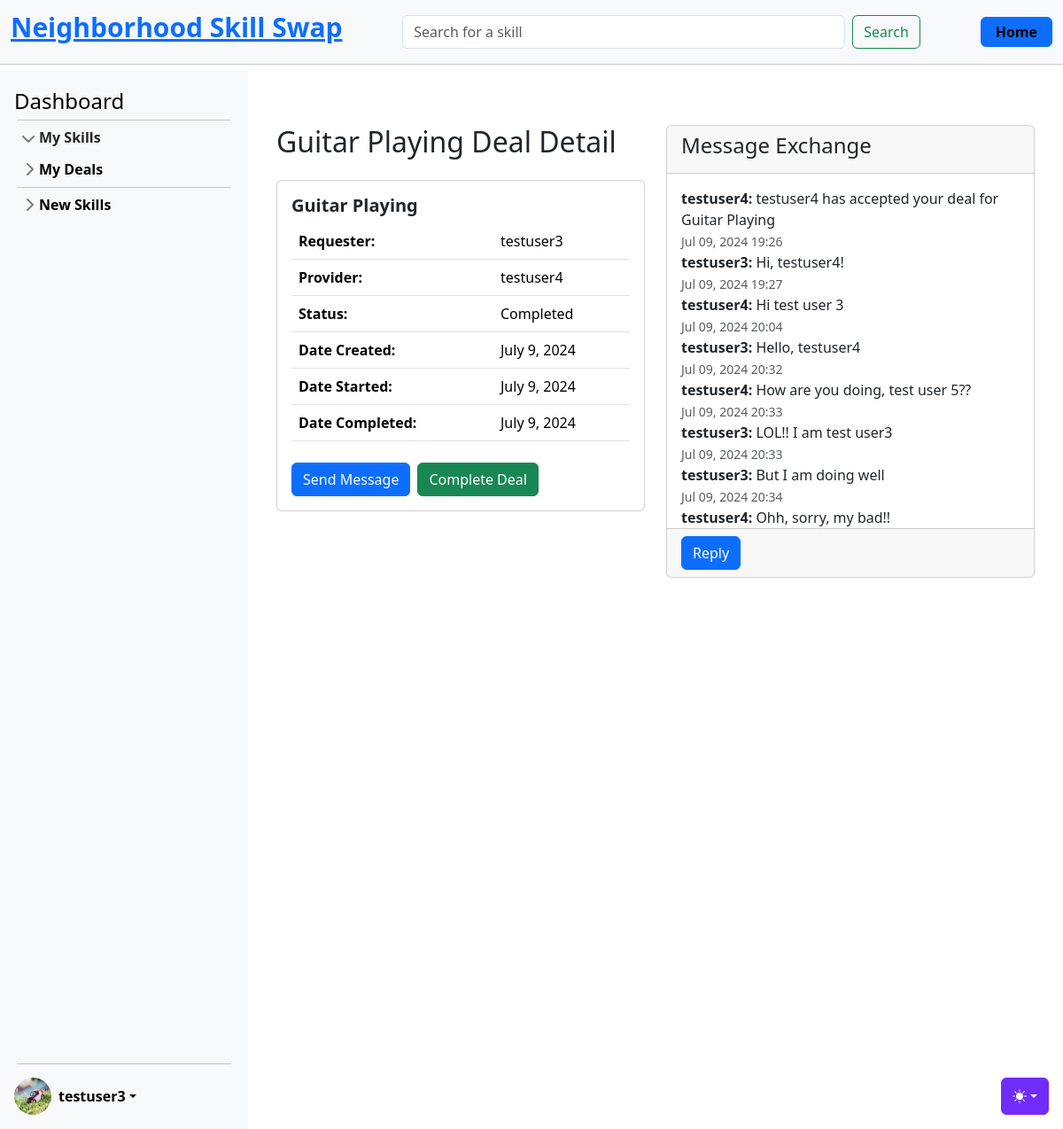
/skills/deals/13/ (signed in), run on the app's committed database.
### accounts/models.py (models this page shows, shortened)
class CustomUser(AbstractUser):
    age = models.PositiveIntegerField(null=True, blank=True)

class UserProfile(models.Model):
    user = models.OneToOneField(
        CustomUser, on_delete=models.CASCADE, related_name="profile"
    )  # A one-to-one link to the user model
    profile_image = models.ImageField(
        upload_to="profile_images/", null=True, blank=True
    )  # A field to upload a profile image
    location = models.CharField(
        max_length=255, blank=True
    )  # Information about where the user is located (could be a city, region, or specific address)
    bio = models.TextField(
        max_length=500, blank=True
    )  # A short biography or description about the user.
    phone_number = models.CharField(
        max_length=20, blank=True
    )  # A phone number for contact purposes
    skills_offered = models.TextField(
        max_length=500, blank=True
    )  # A field to summarize the skills the user offers
    availability = models.CharField(
        max_length=255, blank=True
    )  # Information about the user's general availability (e.g., evenings, weekends)
    credits = models.IntegerField(
        default=0
    )  # Field to store the number of credits a user has

### skills/models.py (models this page shows, shortened)
class SkillDeal(models.Model):
    PENDING = "pending"
    ACTIVE = "active"
    COMPLETED = "completed"
    CANCELLED = "cancelled"
    STATUS_CHOICES = [
        (PENDING, "Pending"),
        (ACTIVE, "Active"),
        (COMPLETED, "Completed"),
        (CANCELLED, "Cancelled"),
    ]
    skill = models.ForeignKey(Skill, on_delete=models.CASCADE)
    owner = models.ForeignKey(
        settings.AUTH_USER_MODEL, on_delete=models.CASCADE, related_name="owner"
    )
    provider = models.ForeignKey(
        settings.AUTH_USER_MODEL, on_delete=models.CASCADE, related_name="requester"
    )
    status = models.CharField(max_length=20, choices=STATUS_CHOICES, default=PENDING)
    created_at = models.DateTimeField(auto_now_add=True)
    start_date = models.DateTimeField(null=True, blank=True)
    end_date = models.DateTimeField(null=True, blank=True)

class Skill(models.Model):
    name = models.CharField(max_length=100, blank=False)
    level = models.CharField(max_length=20, blank=False)
    description = models.TextField()
    owner = models.ForeignKey(settings.AUTH_USER_MODEL, on_delete=models.CASCADE)
    category = models.ForeignKey(Category, on_delete=models.CASCADE)
    date = models.DateTimeField(auto_now_add=True)
    skill_type = models.CharField(max_length=20, blank=False)
    rating = models.FloatField(default=5.0)

class Message(models.Model):
    sender = models.ForeignKey(
        settings.AUTH_USER_MODEL, on_delete=models.CASCADE, related_name="sent_messages"
    )
    receiver = models.ForeignKey(
        settings.AUTH_USER_MODEL,
        on_delete=models.CASCADE,
        related_name="received_messages",
    )
    skill_deal = models.ForeignKey(
        SkillDeal, on_delete=models.CASCADE, related_name="messages_for_deal"
    )
    content = models.TextField()
    is_read = models.BooleanField(default=False)
    timestamp = models.DateTimeField(auto_now_add=True)
    reply_to = models.ForeignKey(
        "self", null=True, blank=True, on_delete=models.CASCADE
    )

### skills/views_deals.py (the view)
# urls.py: path("deals/<int:pk>/", SkillDealDetailView.as_view(), name="skill_deal_detail"),
class SkillDealDetailView(LoginRequiredMixin, DetailView):
    model = SkillDeal
    template_name = "skills/skill_deal_detail.html"
    context_object_name = "skill_deal"
    def get_context_data(self, **kwargs):
        context = super().get_context_data(**kwargs)
        skill_deal = SkillDeal.objects.get(pk=self.kwargs["pk"])
        context["skill_deal"] = skill_deal
        messages = Message.objects.filter(skill_deal=skill_deal)
        context["messages"] = messages
        return context

### templates/skills/skill_deal_detail.html (shortened to what this page needs)
{% extends 'base.html' %}
{% load static %}
{% block content %}
<div class="deal-details container mt-5">
    <div class="row">
        <div class="col-md-6">
            <h2 class="mb-4">{{ skill_deal.skill.name }} Deal Detail</h2>
            <div class="card">
                <div class="card-body">
                    <h5 class="card-title">{{ skill_deal.skill.name }}</h5>
                    <table class="table">
                        <tbody>
                            <tr>
                                <td><strong>Requester:</strong></td>
                                <td>{{ skill_deal.owner.username }}</td>
                            </tr>
                            <tr>
                                <td><strong>Provider:</strong></td>
                                <td>{{ skill_deal.provider.username }}</td>
                            </tr>
                            <tr>
                                <td><strong>Status:</strong></td>
                                <td>{{ skill_deal.get_status_display }}</td>
                            </tr>
                            <tr>
                                <td><strong>Date Created:</strong></td>
                                <td>{{ skill_deal.created_at|date:"F j, Y" }}</td>
                            </tr>
                            {% if skill_deal.status == 'active' or skill_deal.status == 'completed' %}
                            <tr>
                                <td><strong>Date Started:</strong></td>
                                <td>{{ skill_deal.start_date|date:"F j, Y" }}</td>
                            </tr>
                            {% endif %}
                            {% if skill_deal.status == 'completed' %}
                            <tr>
                                <td><strong>Date Completed:</strong></td>
                                <td>{{ skill_deal.end_date|date:"F j, Y" }}</td>
                            </tr>
                            {% endif %}
                        </tbody>
                    </table>
                    <div class="mt-4 d-flex">
                        <a href="{% url 'send_message' skill_deal.pk %}" class="btn btn-primary me-2">Send Message</a>
                        {% if skill_deal.owner == request.user %}
                        <a href="{% url 'skill_deal_complete' skill_deal.pk %}" class="btn btn-success me-2">Complete Deal</a>
                        {% endif %}
                    </div>
                </div>
            </div>
        </div>
        <div class="col-md-6">
            <div class="card">
                <div class="card-header">
                    <h4>Message Exchange</h4>
                </div>
                <div class="card-body" id="message-history" style="height: 400px; overflow-y: auto;">
                    {% for message in messages %}
                    <div class="message {% if message.sender == request.user %}sent-message{% else %}received-message{% endif %}">
                        <strong>{{ message.sender.username }}:</strong> {{ message.content }} <br>
                        <small class="text-muted">{{ message.timestamp|date:"M d, Y H:i" }}</small>
                    </div>
                    {% endfor %}
                </div>
                <div class="card-footer">
                    <form id="message-form" method="post" action="{% url 'send_message' skill_deal.pk %}">
                        <div class="input-group">
                            <div class="input-group-append">
                                <button type="submit" class="btn btn-primary">Reply</button>
                            </div>
                        </div>
                    </form>
                </div>
            </div>
        </div>
    </div>
</div>
{% endblock %}

### templates/partials/_sidebar.html (shortened to what this page needs)
{% load static %}
<div class="sidebar d-flex flex-column flex-shrink-0 p-3 bg-body-tertiary" style="width: 280px;">
    <a href="{% url 'dashboard' user.id %}" class="d-flex align-items-center mb-3 mb-md-0 me-md-auto link-body-emphasis text-decoration-none">
        <span class="fs-4">Dashboard</span>
    </a>
    <hr>
    <ul class="list-unstyled ps-0">
        <li class="mb-1">
            <button class="btn btn-toggle d-inline-flex align-items-center rounded border-0 collapsed" data-bs-toggle="collapse" data-bs-target="#home-collapse" aria-expanded="true">
                My Skills
            </button>
        </li>
        <li class="mb-1">
            <button class="btn btn-toggle d-inline-flex align-items-center rounded border-0 collapsed" data-bs-toggle="collapse" data-bs-target="#dashboard-collapse" aria-expanded="false">
                My Deals
            </button>
        </li>
        <hr>
        <li class="mb-1">
            <button class="btn btn-toggle d-inline-flex align-items-center rounded border-0 collapsed" data-bs-toggle="collapse" data-bs-target="#orders-collapse" aria-expanded="false">
                New Skills
            </button>
        </li>
    </ul>
    <div class="dropdown mt-auto">
        <hr style="margin-bottom: 15px;">
        <a href="#" class="d-flex align-items-center link-body-emphasis text-decoration-none dropdown-toggle" data-bs-toggle="dropdown" aria-expanded="false">
            {% if user.is_authenticated %}
                {% if user.profile.profile_image %}
                    <img src="{{ user.profile.profile_image.url }}" alt="" width="42" height="42" class="rounded-circle me-2">
                {% else %}
                    <img src="{% static 'img/default_pic.jpg' %}" alt="" width="42" height="42" class="rounded-circle me-2">
                {% endif %}
                <strong>{{ user.username }}</strong>
            {% else %}
                <strong>User</strong>
            {% endif %}
        </a>
    </div>
</div>

### static/css/sidebars.css (style rules this page uses)
body { min-height: 100vh; min-height: -webkit-fill-available; }
html { height: -webkit-fill-available; }
.dropdown-toggle { outline: 0; }
.btn-toggle { padding: .25rem .5rem; font-weight: 600; color: var(--bs-emphasis-color); background-color: transparent; }
.btn-toggle::before { width: 1.25em; line-height: 0; transition: transform .35s ease; transform-origin: .5em 50%; }
.btn-toggle[aria-expanded="true"] { color: rgba(var(--bs-emphasis-color-rgb), .85); }
.btn-toggle[aria-expanded="true"]::before { transform: rotate(90deg); }

### static/css/main.css (style rules this page uses)
hr { margin: 3px; }
.sidebar { position: fixed; top: 80px; left: 0; bottom: 0; width: 280px; padding: 20px; background-color: #f8f9fa; overflow-y: auto; z-index: 1000; }

### static/css/dashboard.css (style rules this page uses)
.card-title { font-weight: bold; }
.card-footer { font-size: 0.9rem; }

### data on the page
CustomUser: profile.profile_image (picture), username "testuser3"
SkillDeal: skill.name "Guitar Playing", owner.username "testuser3", provider.username "testuser4", status "Completed", created_at "July 9, 2024", start_date "July 9, 2024", end_date "July 9, 2024"
Message: sender.username "testuser4", content "testuser4 has accepted your deal for Guitar Playing", timestamp "Jul 09, 2024 19:26"
Message: sender.username "testuser3", content "Hi, testuser4!", timestamp "Jul 09, 2024 19:27"
Message: sender.username "testuser4", content "Hi test user 3", timestamp "Jul 09, 2024 20:04"
Message: sender.username "testuser3", content "Hello, testuser4", timestamp "Jul 09, 2024 20:32"
Message: sender.username "testuser4", content "How are you doing, test user 5??", timestamp "Jul 09, 2024 20:33"
Message: sender.username "testuser3", content "LOL!! I am test user3", timestamp "Jul 09, 2024 20:33"
Message: sender.username "testuser3", content "But I am doing well", timestamp "Jul 09, 2024 20:34"
Message: sender.username "testuser4", content "Ohh, sorry, my bad!!"
